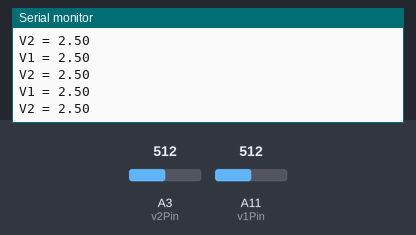
Bench run of a sketch on a simulated Arduino Mega 2560, built with avr-gcc and run on an emulated ATmega2560. Parts: the last lines printed to the serial monitor. The inputs (shaded band) are chosen by the test bench; at power-on: A3 (v2Pin) = 512, A11 (v1Pin) = 512.

Above: at 1.3 s.
1.4 s: A3 (v2Pin) set to 716
At 1.81 s:
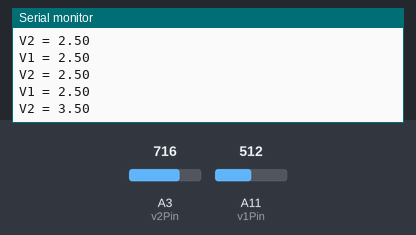
2.9 s: A11 (v1Pin) set to 716
At 3.32 s:
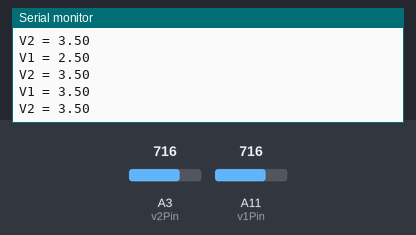
4.4 s: A3 (v2Pin) set to 900
At 4.82 s:
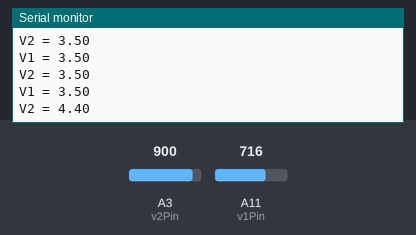
5.9 s: A11 (v1Pin) set to 900
At 6.32 s:
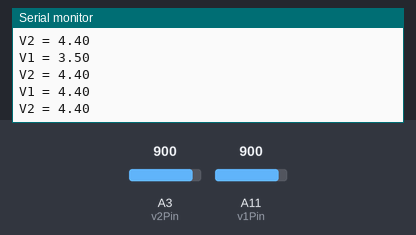
Timing chart, 0 to 8.4 s (numbered marks = the images above; inputs shaded):
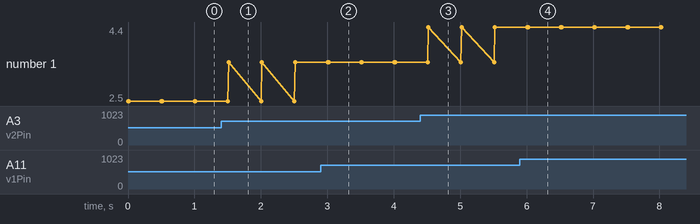

Measured:
- after the input at 1.4 s, the serial monitor: prints a new line after 0.12 s (image 1)
- after the input at 2.9 s, the serial monitor: prints a new line after 0.11 s (image 2)
- after the input at 4.4 s, the serial monitor: prints a new line after 0.12 s (image 3)
- after the input at 5.9 s, the serial monitor: prints a new line after 0.11 s (image 4)
- plotted number 1: 2.5 → 3.5 after the input at 1.4 s, 3.5 → 4.4 after the input at 4.4 s

The sketch:

analog_read.ino
```cpp
const int DELAY_TIME = 500;
const int v1Pin = A11;
const int v2Pin = A3;
const int BROADBAND = 9600;

void setup() {
  pinMode(v1Pin, INPUT);
  pinMode(v2Pin, INPUT);
  Serial.begin(BROADBAND);
}

void loop() {
  int v1Signal = analogRead(v1Pin);
  int v2Signal = analogRead(v2Pin);
  Serial.print("V1 = ");
  Serial.println(getVoltage(v1Signal));
  Serial.print("V2 = ");
  Serial.println(getVoltage(v2Signal));
  delay(DELAY_TIME);
}

float getVoltage(int analogSignalValue){
  const float MAX_VOLTAGE = 5;
  const float ANALOG_READ_RESOLUTION = 1023;
  return analogSignalValue * (MAX_VOLTAGE / ANALOG_READ_RESOLUTION);
}
```
